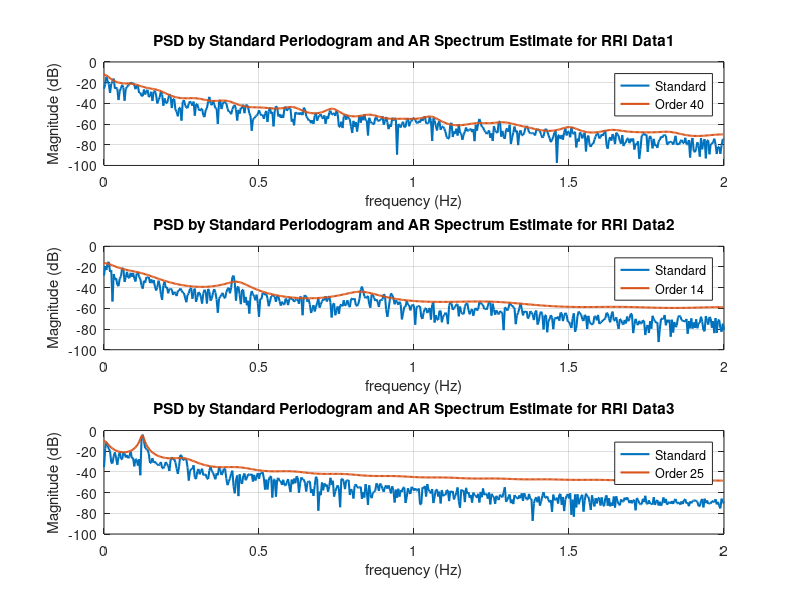

This figure's MATLAB source: (Note: this script raises an error after producing the figure.)
%% Initialization
clc;
clear;
close all;

%% Setting Parameters
load('RRI-DATA.mat')

xRRI1 = detrend(xRRI1-mean(xRRI1));  % remove mean and trend
xRRI2 = detrend(xRRI2-mean(xRRI2));
xRRI3 = detrend(xRRI3-mean(xRRI3));

Fs = 4;  % sampling frequency, get from trial extraction
n_f = 1024;  % number of DFT points

%% Standard Periodogram
PSD_sta_1 = pow2db(periodogram(xRRI1,hamming(length(xRRI1)),n_f,Fs));
PSD_sta_2 = pow2db(periodogram(xRRI2,hamming(length(xRRI2)),n_f,Fs));
[PSD_sta_3,f] = periodogram(xRRI3,hamming(length(xRRI3)),n_f,Fs);
PSD_sta_3 = pow2db(PSD_sta_3);
n = length(PSD_sta_3);

%% AR Spectrum Estimate
p = 40;  % model orders
[ARcoef_est,error] = aryule(xRRI1,p);  % Yule-Walker Method
[h,~] = freqz(sqrt(error),ARcoef_est,n,Fs);
PSD_est_1 = pow2db(abs(h).^2);

p = 14;
[ARcoef_est,error] = aryule(xRRI2,p);
[h,~] = freqz(sqrt(error),ARcoef_est,n,Fs);
PSD_est_2 = pow2db(abs(h).^2);

p = 25;
[ARcoef_est,error] = aryule(xRRI3,p);
[h,f_a] = freqz(sqrt(error),ARcoef_est,n,Fs);
PSD_est_3 = pow2db(abs(h).^2);

%% Result
figure
subplot(3,1,1)
plot(f,PSD_sta_1,'LineWidth',1.5)
hold on
grid on
plot(f_a,PSD_est_1,'LineWidth',1.5)
title('PSD by Standard Periodogram and AR Spectrum Estimate for RRI Data1')
legend('Standard','Order 40')
xlabel('frequency (Hz)')
ylabel('Magnitude (dB)')
ylim([-100 0])

subplot(3,1,2)
plot(f,PSD_sta_2,'LineWidth',1.5)
hold on
grid on
plot(f_a,PSD_est_2,'LineWidth',1.5)
title('PSD by Standard Periodogram and AR Spectrum Estimate for RRI Data2')
legend('Standard','Order 14')
xlabel('frequency (Hz)')
ylabel('Magnitude (dB)')
ylim([-100 0])

subplot(3,1,3)
plot(f,PSD_sta_3,'LineWidth',1.5)
hold on
grid on
plot(f_a,PSD_est_3,'LineWidth',1.5)
title('PSD by Standard Periodogram and AR Spectrum Estimate for RRI Data3')
legend('Standard','Order 25')
xlabel('frequency (Hz)')
ylabel('Magnitude (dB)')
ylim([-100 0])

tilefigs([0 0.4 0.4 1])